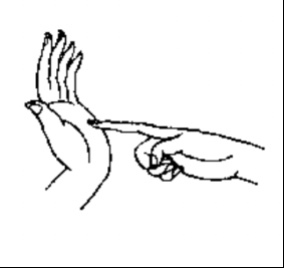
#> input picture interface/Widgets/images/handGesture/HuoYanYin.png, 284 x 268 px, given in place of hh3jpg.jpg, which was not available
$ python try.py   (older library calls are emulated)
#> lines starting #> are read from the running program, lines starting #| are printed output that depends on the picture; pictures that were not available may be replaced by others from this repository, and a replacement may not be noted
### model/utils.py
from pathlib import Path
import shutil
import numpy as np
import math
import json
import os
import cv2
import mediapipe as mp

# [67 lines left out: functions get_frames_from_video, process_videos, not called in this run]

def count_jpgs(path):
    return len(list(path.rglob('*.jpg'))) + len(list(path.rglob('*.jpeg')))

# [6 lines left out: function mkdir, not called in this run]


def show_predict(y, class_indices_reverse):
    for i in range(len(y)):
        print('The prediction of hand gesture is {:.2f}% {}'.format(y[i]*100, class_indices_reverse[i]))

# [22 lines left out: function image_processing, not called in this run]

def auto_contrast_adjustment(img, max_val, min_val):
    image = img.copy()

    low, high = image.min(), image.max()

    image = min_val + (image - low) * ((max_val - min_val) / (high - low))

    return image.astype(np.uint8) # for canny edge detection

# [46 lines left out: functions split_dataset, random_split, move_paths, not called in this run]

def get_sub_dir(path):
    return [dir.name for dir in path.iterdir() if dir.is_dir()]

### model/try.py
import cv2
import numpy as np
import matplotlib.pyplot as plt
from utils import auto_contrast_adjustment

# Load the image
image = cv2.imread('hh3jpg.jpg')  # Load in grayscale
#> image is the input picture: shape (268, 284, 3); mean B, G, R 242.4, 242.4, 242.4

# Apply auto contrast adjustment
adjusted_image = auto_contrast_adjustment(image, 255, 0)
#> in auto_contrast_adjustment, `low, high = image.min(), image.max()`: low = 0; high = 255

# Calculate the difference between the original and adjusted images
difference = cv2.absdiff(image, adjusted_image)
#> difference: shape (268, 284, 3); every value is 0

# Normalize the difference image
difference = cv2.normalize(difference, None, alpha=0, beta=255, norm_type=cv2.NORM_MINMAX, dtype=cv2.CV_8U)

# Print statistics of the difference image
print(f"Difference Image - min: {difference.min()}, max: {difference.max()}, mean: {difference.mean()}, std: {difference.std()}")
#| Difference Image - min: 0, max: 0, mean: 0.0, std: 0.0

# Display the original, adjusted, and difference images
# cv2.imshow('Original Image', image)
# cv2.imshow('Adjusted Image', adjusted_image)
cv2.imwrite("adjusted.jpg", adjusted_image)
# cv2.imshow('Difference Image', difference)

# Plot the histogram of the original, adjusted, and difference images
plt.figure(figsize=(18, 6))

plt.subplot(131)
plt.hist(image.ravel(), 256, [0, 256])
plt.title('Original Image Histogram')

plt.subplot(132)
plt.hist(adjusted_image.ravel(), 256, [0, 256])
plt.title('Adjusted Image Histogram')

plt.subplot(133)
plt.hist(difference.ravel(), 256, [0, 256])
plt.title('Difference Image Histogram')

plt.show()
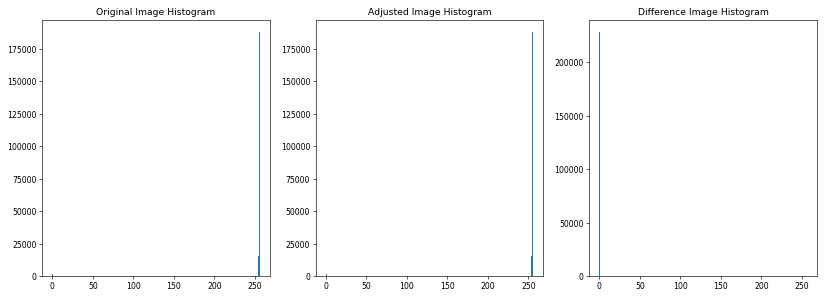
#> figure drawn by matplotlib, 3 panels; panel 1: tallest bar 188150 high, from x = 255 to 256; panel 2: tallest bar 188150 high, from x = 255 to 256; panel 3: tallest bar 228336 high, from x = 0 to 1

# Wait for a key press and destroy all windows
cv2.waitKey(0)
cv2.destroyAllWindows()

$ run again, on interface/Widgets/images/handGesture/MiTuoDingYin.png
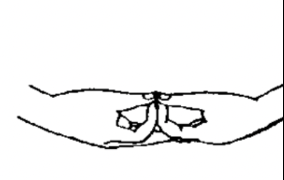
#> input picture interface/Widgets/images/handGesture/MiTuoDingYin.png, 284 x 180 px, given in place of hh3jpg.jpg, which was not available
#> image is the input picture: shape (180, 284, 3); mean B, G, R 242.6, 242.6, 242.6
#> low = 0; high = 255
#> difference: shape (180, 284, 3); every value is 0
#| Difference Image - min: 0, max: 0, mean: 0.0, std: 0.0
#> `plt.show()`:
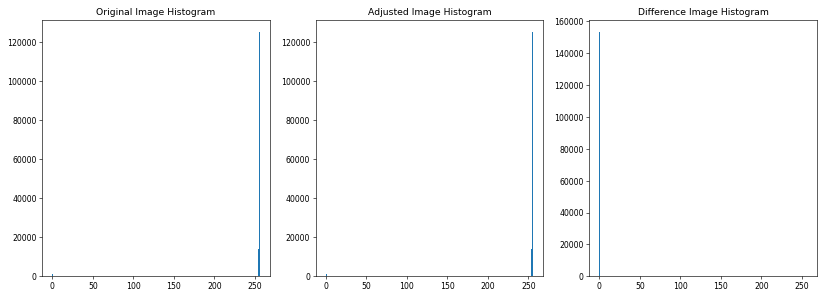
#> figure drawn by matplotlib, 3 panels; panel 1: tallest bar 125066 high, from x = 255 to 256; panel 2: tallest bar 125066 high, from x = 255 to 256; panel 3: tallest bar 153360 high, from x = 0 to 1
